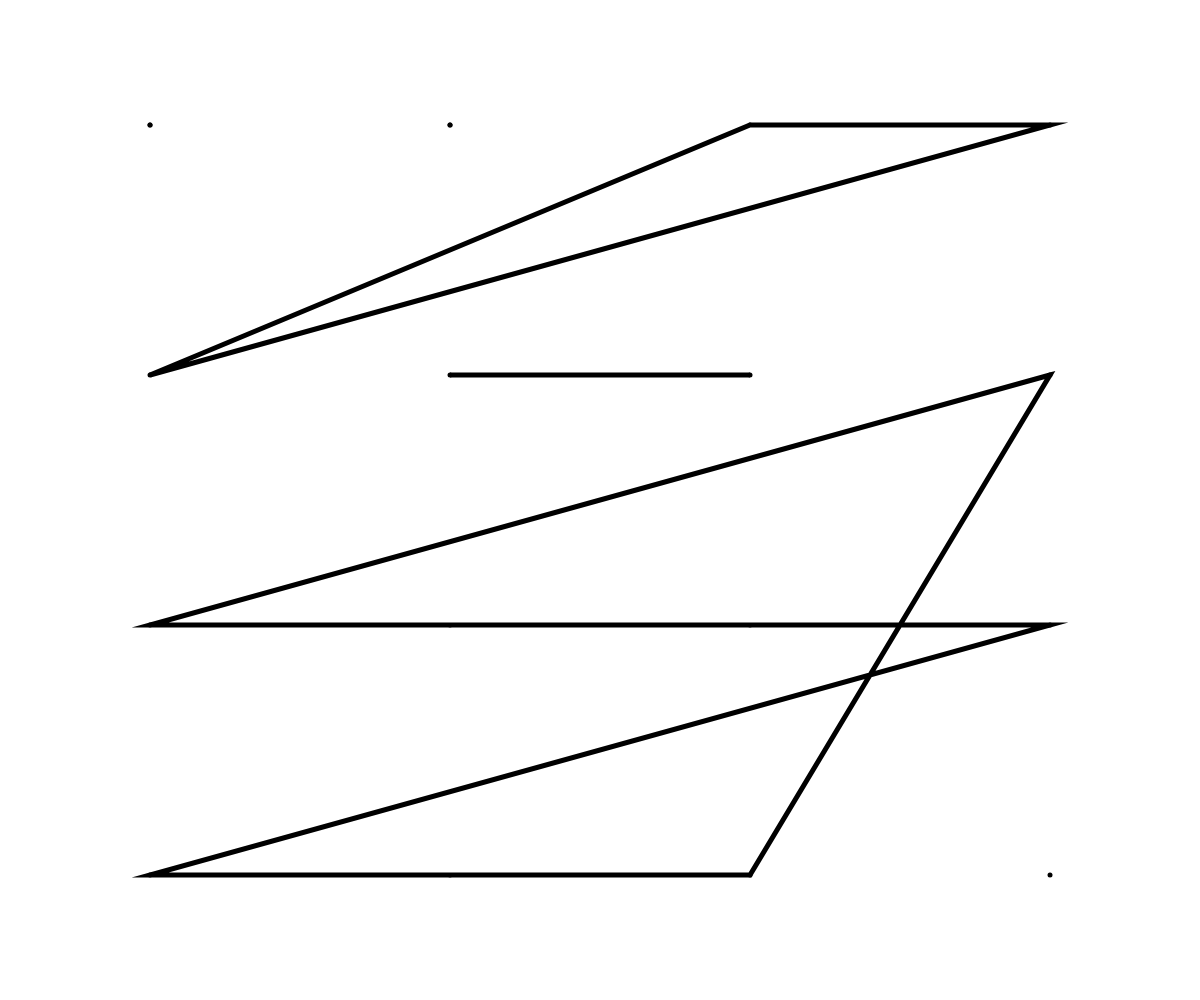
Frame 1 (no input)
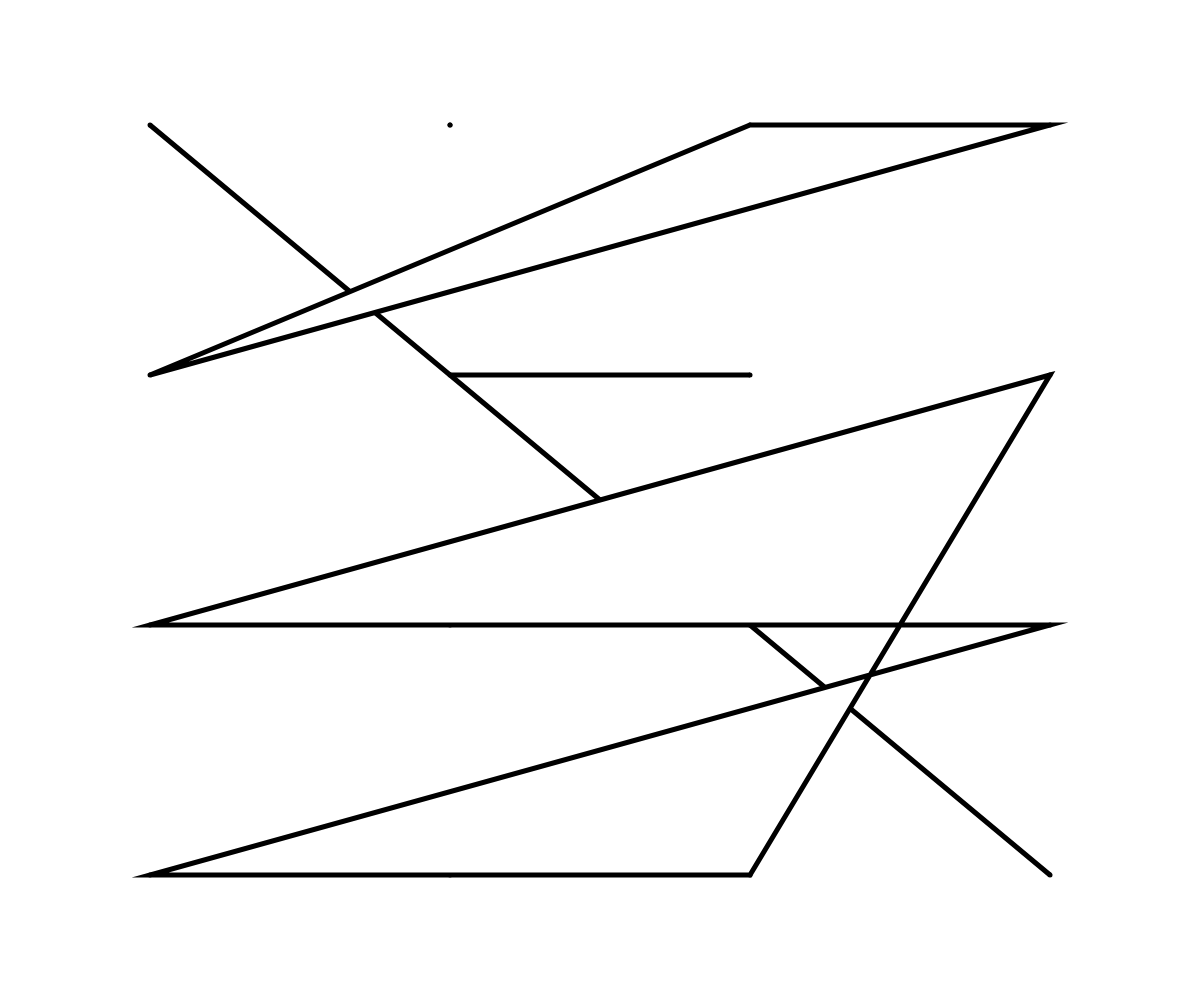
Frame 60 (no input)
Frame 120 (the mouse pressed at the canvas centre since frame 60): identical to frame 60, image omitted

The p5.js sketch that drew these frames (run headless with seeded random() and noise() and a simulated clock; from frame 60 on, the mouse is pressed at the canvas centre):

// p5.js sketch
// ── sketch.js


let seed = 0

let draw_toggle = true
let draw_once = false

let chance = 2
let chance_min = 2
let chance_max = 4

let weight = 5
let weight_min = 2
let weight_max = 5

let cells = 10
let cells_min = 4
let cells_max = 10

let actions = ['close', 'continue']
let action = 'close'

function setup() {
  createCanvas(windowWidth, windowHeight);
  strokeCap(ROUND)
}

function draw() {
  if(draw_toggle || draw_once) {
    clear()
    randomSeed(seed)
  
    cells = int(map(mouseY, 0, width, cells_min, cells_max))
    weight = map(mouseY, 0 , height, weight_max, weight_min)
    chance = int(map(mouseX, 0, height, chance_min, chance_max))
    
    for (let y = 0; y < cells; y++) {
      
      for (let x = 0; x < cells; x++) {
  
        if(action === 'close') {
          endShape(CLOSE)
          beginShape()
        }
  
        const x_length = width / cells
        const y_length = height / cells
        
        const x_ini = x_length * x
        const y_ini = y_length * y
  
        const x_center = x_ini + x_length / 2
        const y_center = y_ini + y_length / 2
        
        action = actions[int(random(0, chance))]
  
        if(action === 'close' || action === 'continue') {
          strokeWeight(weight)
          line(x_center, y_center, x_center, y_center)
          vertex(x_center, y_center)
        } else {
          endShape(CLOSE)
        }
        
      }
    }  
  }
  if(draw_once) {
    draw_once = false
  }
}

function keyPressed() {
  if(key === 'r') {
    seed = random(100000);
    draw_once = true
  }
}

function mousePressed() {
  draw_toggle = !draw_toggle
}

function windowResized() {
  resizeCanvas(windowWidth, windowHeight)
}
